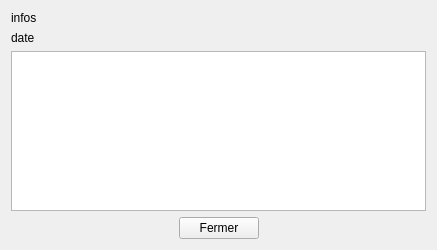
<?xml version="1.0" encoding="UTF-8"?>
<ui version="4.0">
 <class>WindowTacheContact</class>
 <widget class="QWidget" name="WindowTacheContact">
  <property name="geometry">
   <rect>
    <x>0</x>
    <y>0</y>
    <width>437</width>
    <height>250</height>
   </rect>
  </property>
  <property name="windowTitle">
   <string>Form</string>
  </property>
  <layout class="QVBoxLayout" name="verticalLayout_2">
   <item>
    <widget class="QLabel" name="l_infos">
     <property name="text">
      <string>infos</string>
     </property>
    </widget>
   </item>
   <item>
    <widget class="QLabel" name="l_infoDates">
     <property name="text">
      <string>date</string>
     </property>
    </widget>
   </item>
   <item>
    <widget class="QListWidget" name="lw_taches"/>
   </item>
   <item>
    <layout class="QHBoxLayout" name="horizontalLayout">
     <item>
      <spacer name="horizontalSpacer">
       <property name="orientation">
        <enum>Qt::Horizontal</enum>
       </property>
       <property name="sizeHint" stdset="0">
        <size>
         <width>40</width>
         <height>20</height>
        </size>
       </property>
      </spacer>
     </item>
     <item>
      <widget class="QPushButton" name="pb_fermer">
       <property name="text">
        <string>Fermer</string>
       </property>
      </widget>
     </item>
     <item>
      <spacer name="horizontalSpacer_2">
       <property name="orientation">
        <enum>Qt::Horizontal</enum>
       </property>
       <property name="sizeHint" stdset="0">
        <size>
         <width>40</width>
         <height>20</height>
        </size>
       </property>
      </spacer>
     </item>
    </layout>
   </item>
  </layout>
 </widget>
 <resources/>
 <connections/>
</ui>
